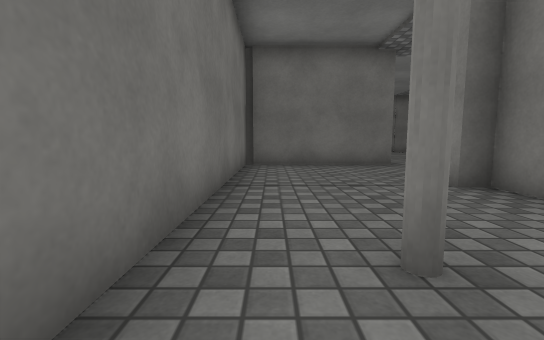
View 1 (above)

22 first-person views from a walk through a 3-D level made in the Unity game engine. The camera is 0.68 m above the floor, tilts 6° down and sees 90° across. The floor is counted in squares, 1 m on a side. Each view is taken from the middle of a square. On the plan, view 1 faces up. The plan holds only what a view shows up to about 9 squares ahead; the rest is blank. The place goes on beyond the plan. The player character is not drawn. Surface patterns are stand-ins for the level's own textures.

View 2
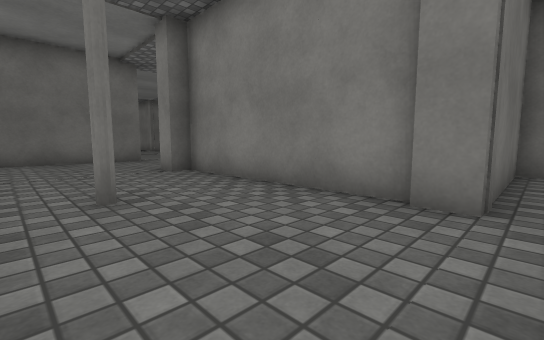

View 3
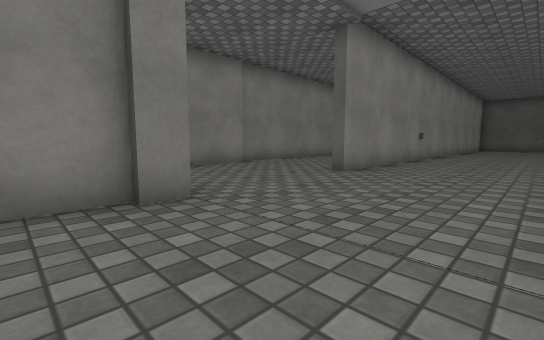

View 4
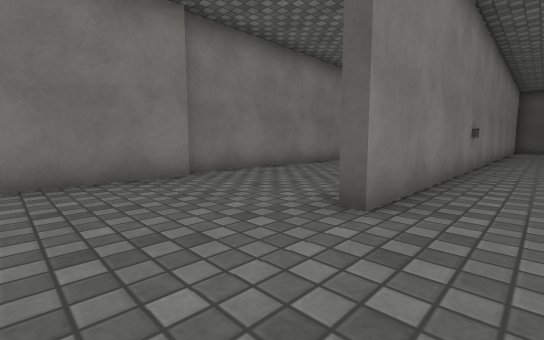

View 5
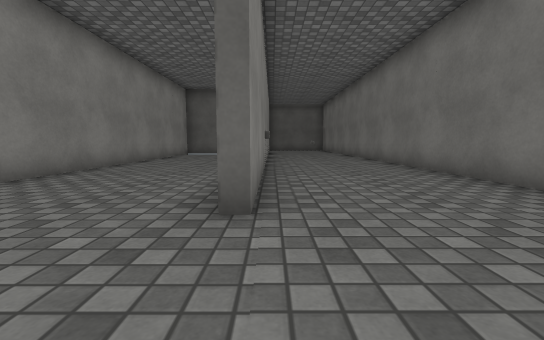

View 6
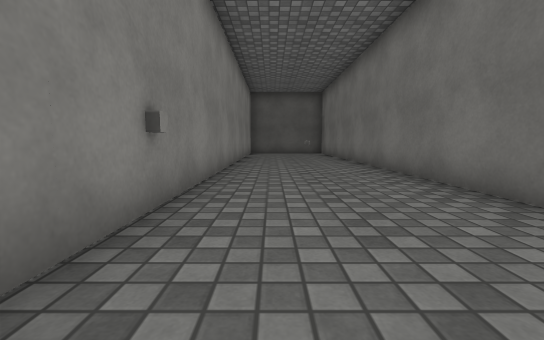

View 7
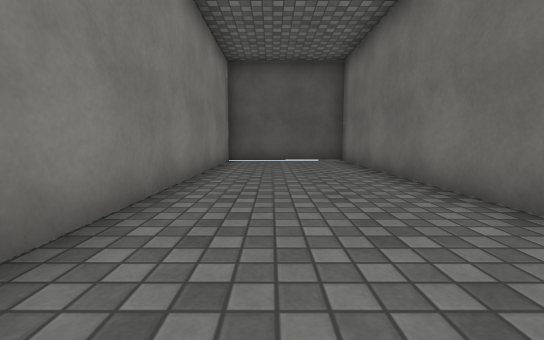

View 8
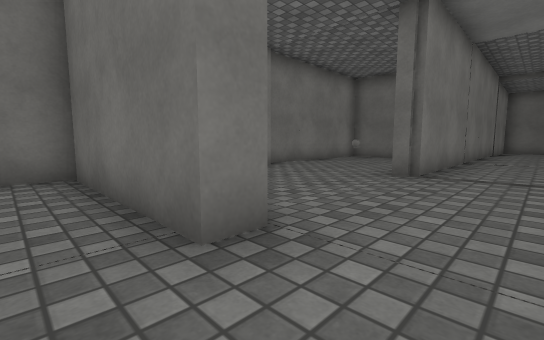

View 9
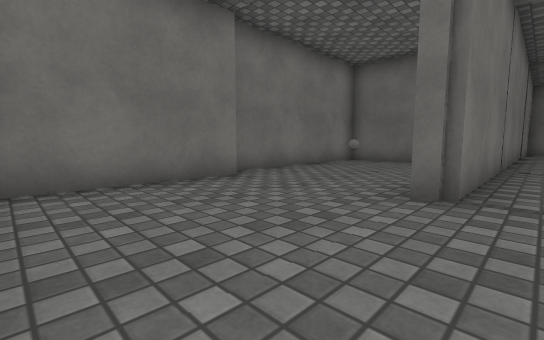

View 10
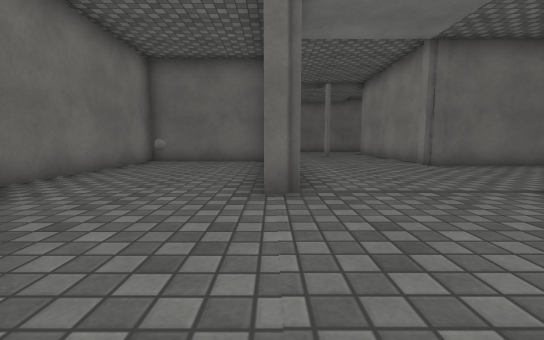

View 11
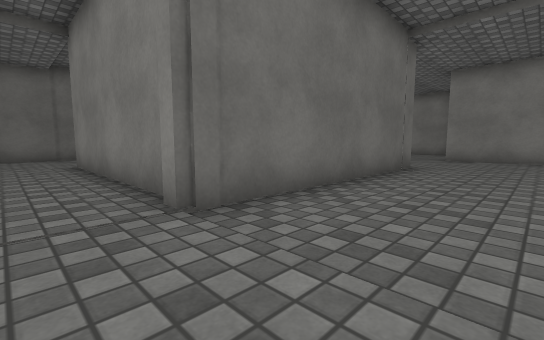

View 12
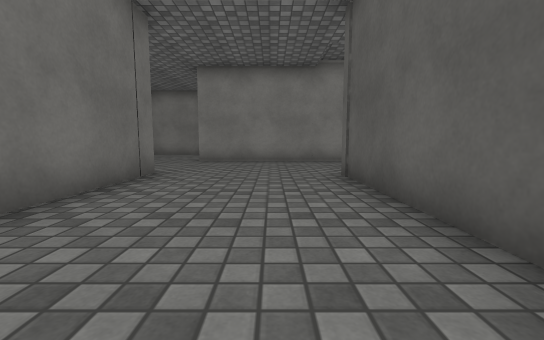

View 13
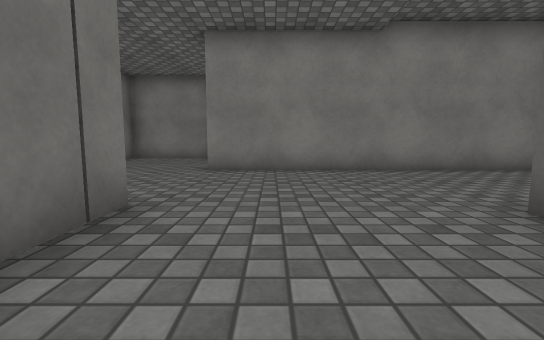

View 14
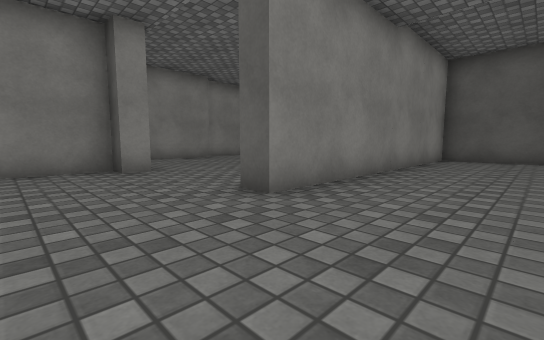

View 15
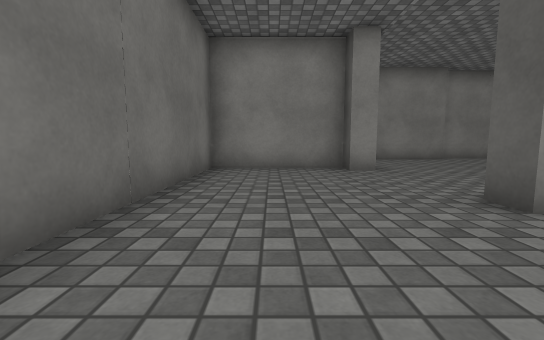

View 16
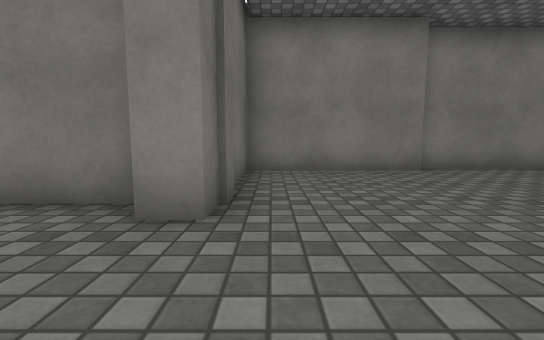

View 17
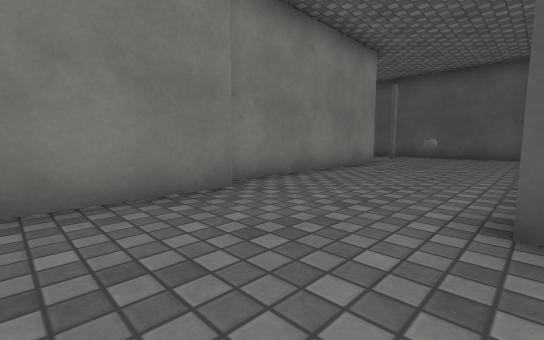

View 18
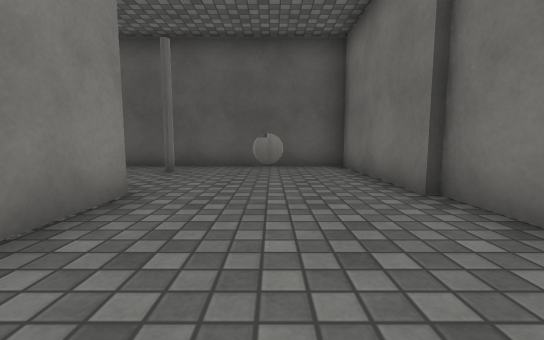

View 19
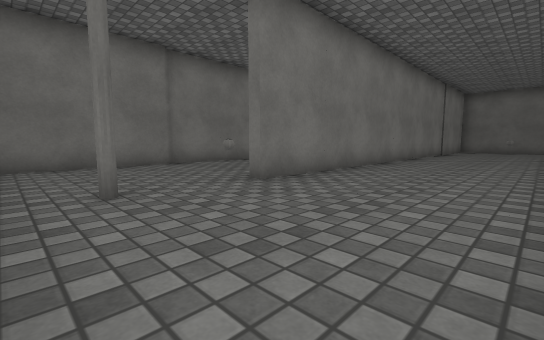

View 20
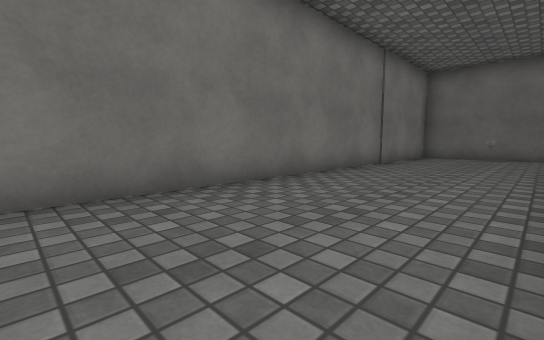

View 21
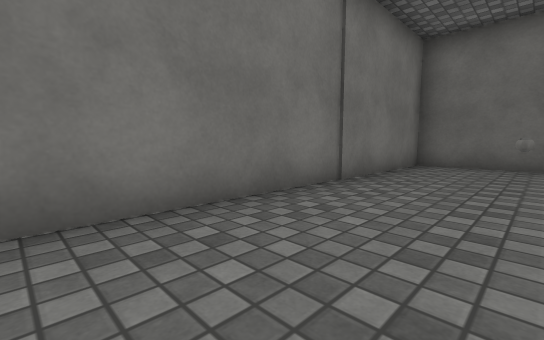

View 22
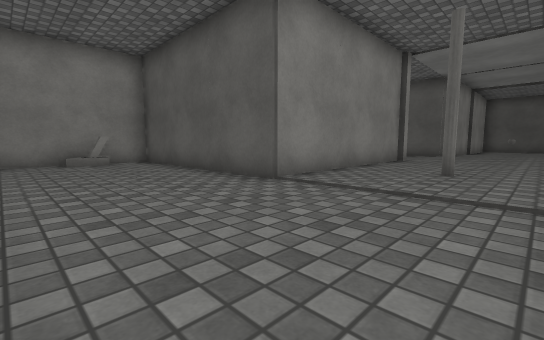

### Floor plan
Points are (right, up) in squares from view 1. A wall is a line through its corners. A room is listed if a view was taken in it or the views show most of it. See-through windows are left out.
Room 1 (views 1, 2, 3, 4, 5, 6, 7, 8, 9, 10, 11, 12, 13, 14, 15, 16, 17, 18, 19, 20, 21, 22)
walls: (15, 8.1) (17, 8.1); (17.5, 8.6) (17.5, 16.5) (18.1, 16.5); (9.4, 12.5) (13.6, 12.5); (14, 16.5) (7.1, 16.5); (21.9, 8) (21.9, 6.5); (22.1, 6.6) (22.1, 2.6) (28, 2.6); (7.5, 16.8) (7.5, 22.5) (13.4, 22.5) (13.4, 26); (3.5, 8.5) (3.5, 7.9) (-0.5, 7.9); (25.3, 12.5) (25.3, 16.5) (21.3, 16.5) (21.3, 17.2) (21.9, 17.2) (21.9, 20.5) (16.5, 20.5); (3.2, -1.1) (3.2, 4) (2.8, 4) (2.8, 4.6); (-0.5, 12.5) (-0.5, 8.9); (-0.8, 4.4) (-0.8, 0.6); (1.1, 18.3) (0.5, 18.3); (3.5, 21.1) (3.5, 16.4); (7, -5.8) (7, -1.6) (3.1, -1.6) (3.1, -1); (-1.1, 18.1) (-1.1, 12.9); (30, 22.3) (26.4, 22.3) (26.4, 6.3) (25.9, 6.3) (25.9, 12.2); (-0.8, -6.8) (-0.8, -17.1); (3.5, -10.4) (3.5, -17.1); (7.5, -17) (7.5, -5.9); (3.2, -17) (3.2, -5.5) (3.6, -5.5)
objects: other object (-1, -5) to (-1, -2); other object (-1, 5) to (-1, 8); other object (0, 17); cylinder (1, 1); cube (3, -11); other object (3, 13); other object (3, 15); cylinder (5, 20); other object (7, 9) to (7, 12); other object (13, 24); ball (24, 7); cylinder (26, 4); ball (29, 22)

Where each view was taken, in squares from view 1:
view 1: 0 up, 0 right, facing up
view 2: 2 down, 0 right, facing up-right
view 3: 0 up, 0 right, facing down-right
view 4: 3 down, 2 right, facing down-right
view 5: 3 down, 3 right, facing down
view 6: 8 down, 2 right, facing down
view 7: 8 down, 6 right, facing down
view 8: 7 up, 5 right, facing up-left
view 9: 9 up, 4 right, facing up-left
view 10: 9 up, 3 right, facing up
view 11: 14 up, 6 right, facing up-right
view 12: 14 up, 8 right, facing right
view 13: 15 up, 11 right, facing right
view 14: 19 up, 15 right, facing down-right
view 15: 19 up, 15 right, facing right
view 16: 16 up, 19 right, facing right
view 17: 15 up, 22 right, facing down-right
view 18: 10 up, 24 right, facing down
view 19: 3 up, 30 right, facing up-left
view 20: 10 up, 30 right, facing up-left
view 21: 14 up, 29 right, facing up-left
view 22: 26 up, 4 right, facing down-right
